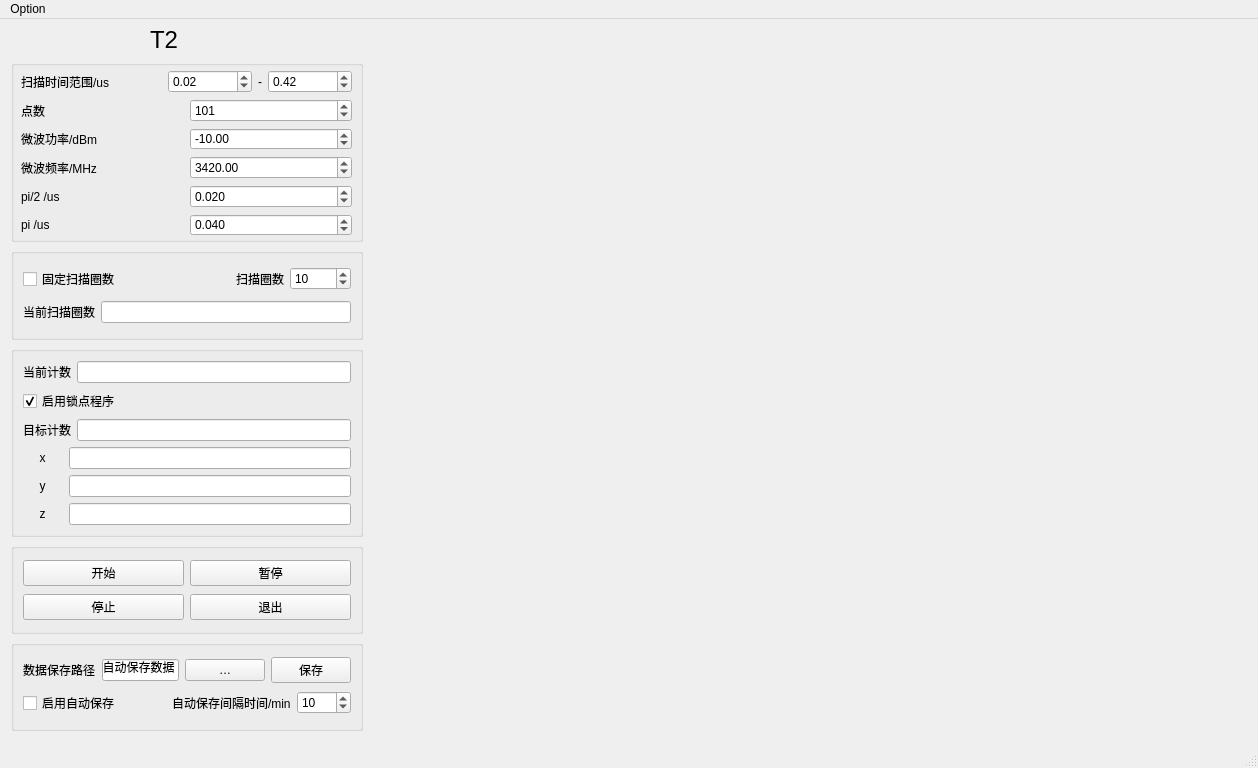
<?xml version="1.0" encoding="UTF-8"?>
<ui version="4.0">
 <class>MainWindow</class>
 <widget class="QMainWindow" name="MainWindow">
  <property name="geometry">
   <rect>
    <x>0</x>
    <y>0</y>
    <width>1258</width>
    <height>768</height>
   </rect>
  </property>
  <property name="windowTitle">
   <string>MainWindow</string>
  </property>
  <widget class="QWidget" name="centralwidget">
   <widget class="QLabel" name="label_14">
    <property name="geometry">
     <rect>
      <x>150</x>
      <y>10</y>
      <width>61</width>
      <height>21</height>
     </rect>
    </property>
    <property name="font">
     <font>
      <pointsize>18</pointsize>
     </font>
    </property>
    <property name="lineWidth">
     <number>1</number>
    </property>
    <property name="text">
     <string>T2</string>
    </property>
   </widget>
   <widget class="QWidget" name="layoutWidget">
    <property name="geometry">
     <rect>
      <x>11</x>
      <y>41</y>
      <width>1231</width>
      <height>671</height>
     </rect>
    </property>
    <layout class="QHBoxLayout" name="horizontalLayout_14" stretch="2,5">
     <item>
      <layout class="QVBoxLayout" name="verticalLayout_6" stretch="2,1,2,1,1">
       <item>
        <widget class="QGroupBox" name="groupBox_2">
         <property name="title">
          <string/>
         </property>
         <widget class="QWidget" name="layoutWidget">
          <property name="geometry">
           <rect>
            <x>10</x>
            <y>10</y>
            <width>331</width>
            <height>166</height>
           </rect>
          </property>
          <layout class="QVBoxLayout" name="verticalLayout_5">
           <item>
            <layout class="QHBoxLayout" name="horizontalLayout_8">
             <item>
              <widget class="QLabel" name="label">
               <property name="text">
                <string>扫描时间范围/us</string>
               </property>
              </widget>
             </item>
             <item>
              <layout class="QHBoxLayout" name="horizontalLayout">
               <item>
                <widget class="QDoubleSpinBox" name="doubleSpinBox">
                 <property name="minimum">
                  <double>0.010000000000000</double>
                 </property>
                 <property name="maximum">
                  <double>1000000.000000000000000</double>
                 </property>
                 <property name="singleStep">
                  <double>1.000000000000000</double>
                 </property>
                 <property name="value">
                  <double>0.020000000000000</double>
                 </property>
                </widget>
               </item>
               <item>
                <widget class="QLabel" name="label_3">
                 <property name="text">
                  <string>-</string>
                 </property>
                </widget>
               </item>
               <item>
                <widget class="QDoubleSpinBox" name="doubleSpinBox_2">
                 <property name="minimum">
                  <double>0.010000000000000</double>
                 </property>
                 <property name="maximum">
                  <double>1000000.000000000000000</double>
                 </property>
                 <property name="value">
                  <double>0.420000000000000</double>
                 </property>
                </widget>
               </item>
              </layout>
             </item>
            </layout>
           </item>
           <item>
            <layout class="QHBoxLayout" name="horizontalLayout_9">
             <item>
              <widget class="QLabel" name="label_2">
               <property name="text">
                <string>点数</string>
               </property>
              </widget>
             </item>
             <item>
              <widget class="QSpinBox" name="spinBox_3">
               <property name="maximum">
                <number>1000</number>
               </property>
               <property name="value">
                <number>101</number>
               </property>
              </widget>
             </item>
            </layout>
           </item>
           <item>
            <layout class="QHBoxLayout" name="horizontalLayout_10">
             <item>
              <widget class="QLabel" name="label_4">
               <property name="text">
                <string>微波功率/dBm</string>
               </property>
              </widget>
             </item>
             <item>
              <widget class="QDoubleSpinBox" name="doubleSpinBox_4">
               <property name="minimum">
                <double>-60.000000000000000</double>
               </property>
               <property name="maximum">
                <double>10.000000000000000</double>
               </property>
               <property name="value">
                <double>-10.000000000000000</double>
               </property>
              </widget>
             </item>
            </layout>
           </item>
           <item>
            <layout class="QHBoxLayout" name="horizontalLayout_12">
             <item>
              <widget class="QLabel" name="label_15">
               <property name="text">
                <string>微波频率/MHz</string>
               </property>
              </widget>
             </item>
             <item>
              <widget class="QDoubleSpinBox" name="doubleSpinBox_5">
               <property name="minimum">
                <double>25.000000000000000</double>
               </property>
               <property name="maximum">
                <double>4000.000000000000000</double>
               </property>
               <property name="value">
                <double>3420.000000000000000</double>
               </property>
              </widget>
             </item>
            </layout>
           </item>
           <item>
            <layout class="QHBoxLayout" name="horizontalLayout_11">
             <item>
              <widget class="QLabel" name="label_16">
               <property name="text">
                <string>pi/2 /us</string>
               </property>
              </widget>
             </item>
             <item>
              <widget class="QDoubleSpinBox" name="doubleSpinBox_3">
               <property name="decimals">
                <number>3</number>
               </property>
               <property name="value">
                <double>0.020000000000000</double>
               </property>
              </widget>
             </item>
            </layout>
           </item>
           <item>
            <layout class="QHBoxLayout" name="horizontalLayout_13">
             <item>
              <widget class="QLabel" name="label_17">
               <property name="text">
                <string>pi /us</string>
               </property>
              </widget>
             </item>
             <item>
              <widget class="QDoubleSpinBox" name="doubleSpinBox_6">
               <property name="decimals">
                <number>3</number>
               </property>
               <property name="value">
                <double>0.040000000000000</double>
               </property>
              </widget>
             </item>
            </layout>
           </item>
          </layout>
         </widget>
        </widget>
       </item>
       <item>
        <widget class="QGroupBox" name="groupBox_3">
         <property name="title">
          <string/>
         </property>
         <layout class="QVBoxLayout" name="verticalLayout_2">
          <item>
           <layout class="QHBoxLayout" name="horizontalLayout_2">
            <item>
             <widget class="QCheckBox" name="checkBox">
              <property name="text">
               <string>固定扫描圈数</string>
              </property>
             </widget>
            </item>
            <item>
             <spacer name="horizontalSpacer_2">
              <property name="orientation">
               <enum>Qt::Horizontal</enum>
              </property>
              <property name="sizeHint" stdset="0">
               <size>
                <width>40</width>
                <height>20</height>
               </size>
              </property>
             </spacer>
            </item>
            <item>
             <widget class="QLabel" name="label_5">
              <property name="text">
               <string>扫描圈数</string>
              </property>
             </widget>
            </item>
            <item>
             <widget class="QSpinBox" name="spinBox">
              <property name="minimum">
               <number>1</number>
              </property>
              <property name="maximum">
               <number>10000</number>
              </property>
              <property name="value">
               <number>10</number>
              </property>
             </widget>
            </item>
           </layout>
          </item>
          <item>
           <layout class="QHBoxLayout" name="horizontalLayout_3">
            <item>
             <widget class="QLabel" name="label_6">
              <property name="text">
               <string>当前扫描圈数</string>
              </property>
             </widget>
            </item>
            <item>
             <widget class="QLineEdit" name="lineEdit"/>
            </item>
           </layout>
          </item>
         </layout>
        </widget>
       </item>
       <item>
        <widget class="QGroupBox" name="groupBox_4">
         <property name="title">
          <string/>
         </property>
         <layout class="QVBoxLayout" name="verticalLayout_3">
          <item>
           <layout class="QHBoxLayout" name="horizontalLayout_5">
            <item>
             <widget class="QLabel" name="label_7">
              <property name="text">
               <string>当前计数</string>
              </property>
             </widget>
            </item>
            <item>
             <widget class="QLineEdit" name="lineEdit_2">
              <property name="sizePolicy">
               <sizepolicy hsizetype="Expanding" vsizetype="Preferred">
                <horstretch>0</horstretch>
                <verstretch>0</verstretch>
               </sizepolicy>
              </property>
             </widget>
            </item>
           </layout>
          </item>
          <item>
           <widget class="QCheckBox" name="checkBox_2">
            <property name="text">
             <string>启用锁点程序</string>
            </property>
            <property name="checked">
             <bool>true</bool>
            </property>
           </widget>
          </item>
          <item>
           <layout class="QHBoxLayout" name="horizontalLayout_4">
            <item>
             <widget class="QLabel" name="label_11">
              <property name="text">
               <string>目标计数</string>
              </property>
             </widget>
            </item>
            <item>
             <widget class="QLineEdit" name="lineEdit_6">
              <property name="sizePolicy">
               <sizepolicy hsizetype="Expanding" vsizetype="Preferred">
                <horstretch>0</horstretch>
                <verstretch>0</verstretch>
               </sizepolicy>
              </property>
             </widget>
            </item>
           </layout>
          </item>
          <item>
           <layout class="QGridLayout" name="gridLayout_2">
            <item row="1" column="0">
             <widget class="QLabel" name="label_9">
              <property name="text">
               <string>     y</string>
              </property>
             </widget>
            </item>
            <item row="1" column="1">
             <widget class="QLineEdit" name="lineEdit_4"/>
            </item>
            <item row="0" column="0">
             <widget class="QLabel" name="label_8">
              <property name="sizePolicy">
               <sizepolicy hsizetype="Minimum" vsizetype="Preferred">
                <horstretch>0</horstretch>
                <verstretch>0</verstretch>
               </sizepolicy>
              </property>
              <property name="text">
               <string>     x     </string>
              </property>
             </widget>
            </item>
            <item row="2" column="0">
             <widget class="QLabel" name="label_10">
              <property name="text">
               <string>     z</string>
              </property>
             </widget>
            </item>
            <item row="2" column="1">
             <widget class="QLineEdit" name="lineEdit_5"/>
            </item>
            <item row="0" column="1">
             <widget class="QLineEdit" name="lineEdit_3"/>
            </item>
           </layout>
          </item>
         </layout>
        </widget>
       </item>
       <item>
        <widget class="QGroupBox" name="groupBox_5">
         <property name="title">
          <string/>
         </property>
         <layout class="QGridLayout" name="gridLayout_3">
          <item row="0" column="0">
           <widget class="QPushButton" name="pushButton">
            <property name="text">
             <string>开始</string>
            </property>
           </widget>
          </item>
          <item row="0" column="1">
           <widget class="QPushButton" name="pushButton_2">
            <property name="text">
             <string>暂停</string>
            </property>
           </widget>
          </item>
          <item row="1" column="0">
           <widget class="QPushButton" name="pushButton_3">
            <property name="text">
             <string>停止</string>
            </property>
           </widget>
          </item>
          <item row="1" column="1">
           <widget class="QPushButton" name="pushButton_4">
            <property name="text">
             <string>退出</string>
            </property>
           </widget>
          </item>
         </layout>
        </widget>
       </item>
       <item>
        <widget class="QGroupBox" name="groupBox_6">
         <property name="title">
          <string/>
         </property>
         <layout class="QVBoxLayout" name="verticalLayout_4">
          <item>
           <layout class="QHBoxLayout" name="horizontalLayout_7" stretch="2,4,1,2">
            <item>
             <widget class="QLabel" name="label_12">
              <property name="text">
               <string>数据保存路径</string>
              </property>
             </widget>
            </item>
            <item>
             <widget class="QLineEdit" name="lineEdit_7">
              <property name="text">
               <string>E:/自动保存数据</string>
              </property>
             </widget>
            </item>
            <item>
             <widget class="QPushButton" name="pushButton_5">
              <property name="text">
               <string>…</string>
              </property>
             </widget>
            </item>
            <item>
             <widget class="QPushButton" name="pushButton_6">
              <property name="text">
               <string>保存</string>
              </property>
             </widget>
            </item>
           </layout>
          </item>
          <item>
           <layout class="QHBoxLayout" name="horizontalLayout_6">
            <item>
             <widget class="QCheckBox" name="checkBox_3">
              <property name="text">
               <string>启用自动保存</string>
              </property>
             </widget>
            </item>
            <item>
             <spacer name="horizontalSpacer">
              <property name="orientation">
               <enum>Qt::Horizontal</enum>
              </property>
              <property name="sizeHint" stdset="0">
               <size>
                <width>40</width>
                <height>20</height>
               </size>
              </property>
             </spacer>
            </item>
            <item>
             <widget class="QLabel" name="label_13">
              <property name="text">
               <string>自动保存间隔时间/min</string>
              </property>
             </widget>
            </item>
            <item>
             <widget class="QSpinBox" name="spinBox_2">
              <property name="maximum">
               <number>1440</number>
              </property>
              <property name="value">
               <number>10</number>
              </property>
             </widget>
            </item>
           </layout>
          </item>
         </layout>
        </widget>
       </item>
      </layout>
     </item>
     <item>
      <layout class="QVBoxLayout" name="verticalLayout_8">
       <item>
        <layout class="QVBoxLayout" name="verticalLayout"/>
       </item>
       <item>
        <layout class="QVBoxLayout" name="verticalLayout_7"/>
       </item>
      </layout>
     </item>
    </layout>
   </widget>
  </widget>
  <widget class="QStatusBar" name="statusbar"/>
  <widget class="QMenuBar" name="menuBar">
   <property name="geometry">
    <rect>
     <x>0</x>
     <y>0</y>
     <width>1258</width>
     <height>23</height>
    </rect>
   </property>
   <widget class="QMenu" name="menuOption">
    <property name="title">
     <string>Option</string>
    </property>
    <addaction name="actionFrequency"/>
    <addaction name="actionRabi"/>
    <addaction name="actionT1"/>
    <addaction name="actionHahn_echo"/>
    <addaction name="actionRamsey"/>
    <addaction name="actionExit"/>
   </widget>
   <addaction name="menuOption"/>
  </widget>
  <action name="actionFrequency">
   <property name="text">
    <string>Frequency</string>
   </property>
  </action>
  <action name="actionRabi">
   <property name="text">
    <string>Rabi</string>
   </property>
  </action>
  <action name="actionT1">
   <property name="text">
    <string>T1</string>
   </property>
  </action>
  <action name="actionHahn_echo">
   <property name="text">
    <string>Hahn_echo</string>
   </property>
  </action>
  <action name="actionRamsey">
   <property name="text">
    <string>Ramsey</string>
   </property>
  </action>
  <action name="actionExit">
   <property name="text">
    <string>Exit</string>
   </property>
  </action>
 </widget>
 <resources/>
 <connections>
  <connection>
   <sender>actionExit</sender>
   <signal>triggered(bool)</signal>
   <receiver>MainWindow</receiver>
   <slot>close()</slot>
   <hints>
    <hint type="sourcelabel">
     <x>-1</x>
     <y>-1</y>
    </hint>
    <hint type="destinationlabel">
     <x>618</x>
     <y>352</y>
    </hint>
   </hints>
  </connection>
 </connections>
</ui>
